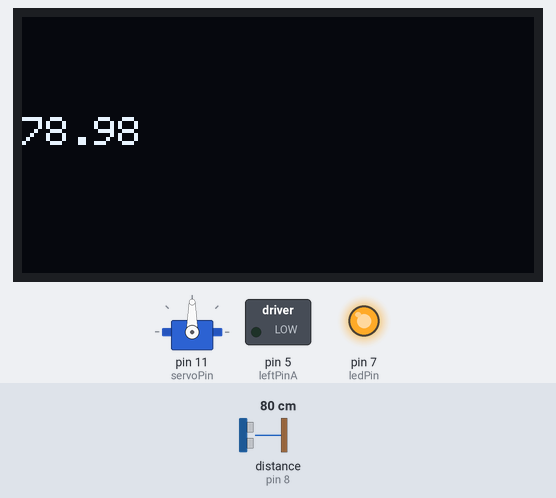
A sketch run on a simulated Arduino Uno, built with avr-gcc and run on an emulated ATmega328P. Parts: servo, 128×64 one-colour display, switched loads named in the sketch (green lamp = pin HIGH), output pins drawn as LEDs (lit = HIGH). Wiring (inferred from the names in the program): ultrasonic range finder: trigger pin 10; echo pin 8. Inputs (shaded band) come from the test bench; at power-on: distance to the obstacle (sensor on pin 8) 80 cm. The echo pulse lasts 58.3 µs per cm; pins used as bus, display or sensor lines are not drawn; what the sketch prints to the serial monitor is not drawn.

Above: at 1.2 s.
1.3 s: distance to the obstacle (sensor on pin 8) set to 7 cm
At 1.37 s:
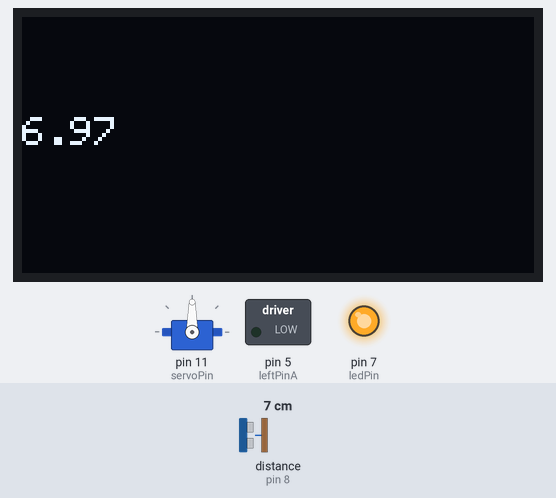
2.8 s: distance to the obstacle (sensor on pin 8) set to 4 cm
At 2.86 s:
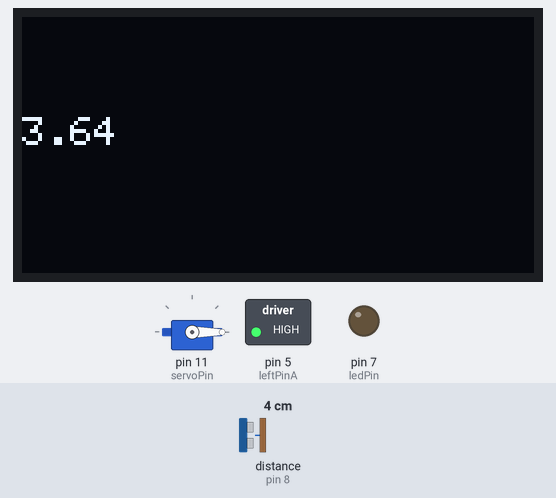
4.4 s: distance to the obstacle (sensor on pin 8) set to 2 cm
At 5.1 s:
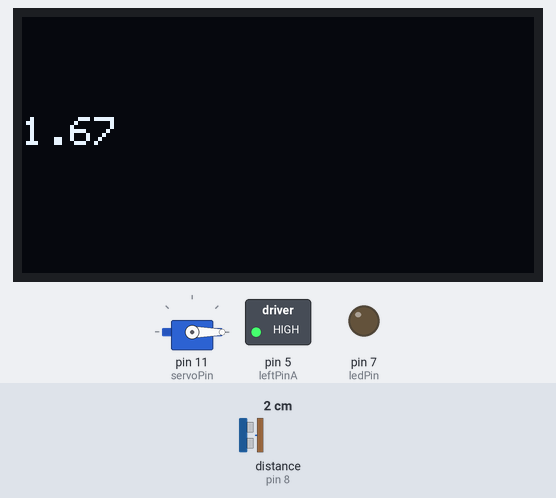
Timing chart, 0 to 7.4 s (numbered marks = the images above; inputs shaded):
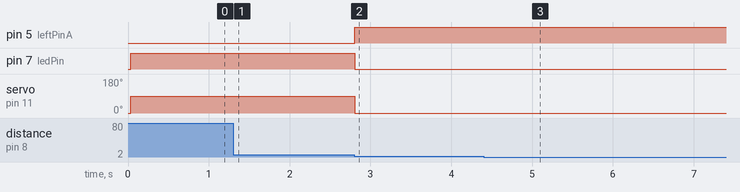

Measured:
- the behaviour switches between 6 and 5 cm on distance to the obstacle (sensor on pin 8) (found by bisection; images 1 and 2)
- after the input at 1.3 s, the display: first changes at once (image 1 shows a later state)
- after the input at 2.8 s, pin 5 (leftPinA): LOW → HIGH at once; pin 7 (ledPin): HIGH → LOW at once; servo on pin 11 (servoPin): 90° → 0° at once; the display: first differs from a run without the input at once (image 2 shows a later state)
- after the input at 4.4 s, the display: first differs from a run without the input at once (image 3)

The sketch:

UltrasonicOLEDMotor300925.ino
```cpp
#include <Adafruit_SSD1306.h>
#include <Servo.h>

#define OLED_RESET 4
Adafruit_SSD1306 display(OLED_RESET);

const int trigPin = 10;
const int echoPin = 8;
const int ledPin = 7;

const int leftPinA = 5;
const int leftPinB = 7;

const int servoPin = 11;
Servo myServo;


void setup(){
  pinMode(trigPin, OUTPUT);   // trigger
  pinMode(echoPin, INPUT);    // echo
  pinMode(ledPin, OUTPUT);   // led
  pinMode(leftPinA, OUTPUT);
  pinMode(leftPinB, OUTPUT);

  myServo.attach(servoPin);
  myServo.write(0);

  Serial.begin(9600);
  display.begin(SSD1306_SWITCHCAPVCC, 0x3C);
}

void loop(){
  float distance = getDistance();

  if(distance <= 5) {
    myServo.write(0);
    digitalWrite(leftPinA, HIGH);
    digitalWrite(leftPinB, LOW);
  }
  else {
    myServo.write(90);
    digitalWrite(leftPinA, LOW);
    digitalWrite(leftPinB, HIGH);
  }

  Serial.println(distance);
  display.clearDisplay();
  display.setTextSize(1);
  display.setTextColor(WHITE);
  display.setCursor(0,25);
  display.println(distance);
  display.display();
}
float getDistance() {
  digitalWrite(trigPin, LOW);
  delayMicroseconds(2);
  digitalWrite(trigPin, HIGH);
  delayMicroseconds(10);
  digitalWrite(trigPin, LOW);
  int echotime = pulseIn(echoPin, HIGH);
  float distance = (echotime/2) * 0.034;
  return distance;
}
```
